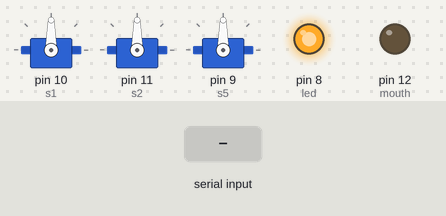
The sketch below on a simulated Arduino Uno, built with avr-gcc and run on an emulated ATmega328P. Shown: 3 × servo, output pins drawn as LEDs (lit = HIGH). The test bench sets the inputs (shaded band).

Above: at 1.2 s.
1.3 s: "w" received over Serial
4.3 s: byte 113 ('q') received over Serial
At 4.48 s:
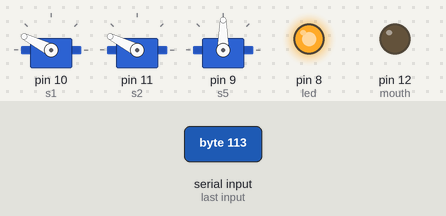
10.3 s: byte 112 ('p') received over Serial
At 10.52 s:
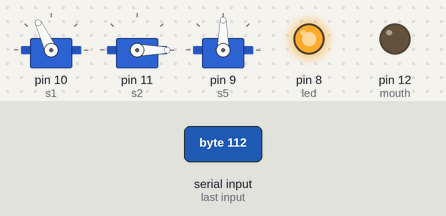
13.3 s: byte 116 ('t') received over Serial
At 16.0 s:
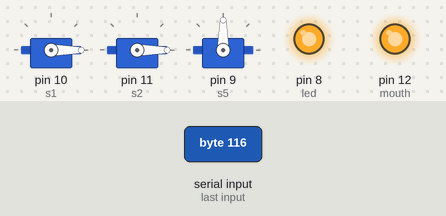
16.3 s: byte 97 ('a') received over Serial
At 17.0 s:
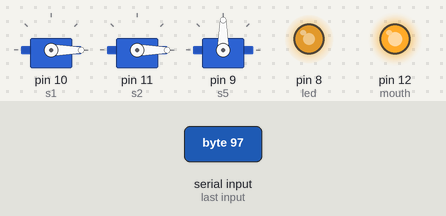
17.8 s: byte 46 ('.') received over Serial
At 18.9 s:
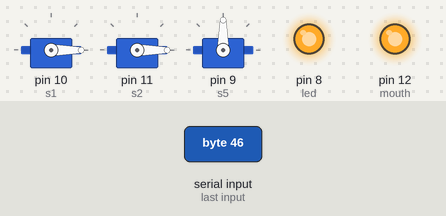
Timing chart, 0 to 20.3 s (numbered marks = the images above; inputs shaded):
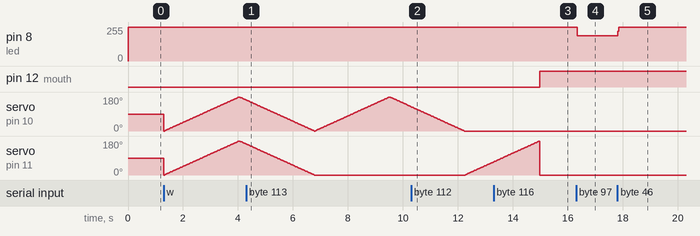

The sketch:

humaniod.ino
```cpp
#include<Servo.h>

Servo s1;
Servo s2;
Servo s3;
Servo s4;

Servo s5;

int mouth=12;
int command=0;
int pos = 0;

int led = 8;


void setup() {
Serial.begin(9600);
pinMode(led,OUTPUT);
pinMode(mouth,OUTPUT);
s1.attach(10);//hand
s2.attach(11);//hand

s5.attach(9);//neck

}

void loop() {

digitalWrite(led,HIGH);

 if(Serial.available()>0){
 command = Serial.read();
 }


 if(command=='w'){//walk


  for (pos = 0; pos <= 180; pos += 1) { // goes from 0 degrees to 180 degrees
    // in steps of 1 degree
    s1.write(pos);
        s2.write(pos);
    // tell servo to go to position in variable 'pos'
    delay(15);

  }
  for (pos = 180; pos >= 0; pos -= 1) { // goes from 180 degrees to 0 degrees
    s1.write(pos);
        s2.write(pos); // tell servo to go to position in variable 'pos'
        delay(15);            // waits 15ms for the servo to reach the position
  }

 }


  if(command=='s'){//stop


  s1. write(0);


  s3.detach();


  s4.detach();


  s2.write(0);
  s5.write(0);


  }


 if(command=='m'){//move forward


 s3.attach(5);//leg
s4.attach(6);//leg

  s3.write(0);
  s4.write(0);


  }


 if(command=='b'){//move back


 s3.attach(5);//leg
s4.attach(6);//leg

  s3.write(180);
  s4.write(180);


  }


   if(command=='r'){//mocve right


 s3.attach(5);//leg
s4.attach(6);//leg

  s3.write(0);
  s4.write(180);


  }


   if(command=='l'){//move left


 s3.attach(5);//leg
s4.attach(6);//leg

  s3.write(180);
  s4.write(0);


  }


   if(command=='n'){//neck


   for (pos = 0; pos <= 180; pos += 1) { // goes from 0 degrees to 180 degrees
    // in steps of 1 degree
    s5.write(pos);

    // tell servo to go to position in variable 'pos'
    delay(15);

  }
  for (pos = 180; pos >= 0; pos -= 1) { // goes from 180 degrees to 0 degrees
    s5.write(pos);
    // tell servo to go to position in variable 'pos'
        delay(15);            // waits 15ms for the servo to reach the position
  }


  }


   if(command=='e'){//exerciae


   for (pos = 0; pos <= 180; pos += 1) { // goes from 0 degrees to 180 degrees
    // in steps of 1 degree
    s5.write(pos);
          s1.write(pos);
            s2.write(pos);
    // tell servo to go to position in variable 'pos'
    delay(15);

  }
  for (pos = 180; pos >= 0; pos -= 1) { // goes from 180 degrees to 0 degrees
    s5.write(pos);
     s1.write(pos);
            s2.write(pos);
    // tell servo to go to position in variable 'pos'
        delay(15);            // waits 15ms for the servo to reach the position
  }


  }


   if(command=='z'){// lerft hand


  s1.write(45);


  }


   if(command=='y'){//right


  s2.write(45);


  }


 if(command=='q'){//left


  for (pos = 0; pos <= 180; pos += 1) { // goes from 0 degrees to 180 degrees
    // in steps of 1 degree
    s1.write(pos);

    delay(15);

  }
  for (pos = 180; pos >= 0; pos -= 1) { // goes from 180 degrees to 0 degrees
    s1.write(pos);

        delay(15);            // waits 15ms for the servo to reach the position
  }


  }

 if(command=='p'){//right


  for (pos = 0; pos <= 180; pos += 1) { // goes from 0 degrees to 180 degrees
    // in steps of 1 degree
    s2.write(pos);

    delay(15);

  }
  for (pos = 180; pos >= 0; pos -= 1) { // goes from 180 degrees to 0 degrees
    s2.write(pos);

  }


  }


   if(command=='t'){

  digitalWrite(mouth,1);


  }


   if(command=='a'){


  digitalWrite(led,LOW);


  }


   if(command=='.'){


  digitalWrite(led,HIGH);


  }


}
```

Measured:
- after the input at 4.3 s, servo on pin 11 (s2): goes on until 6.8 s, then stays 0°
- after the input at 10.3 s, servo on pin 10 (s1): goes on until 12.2 s, then stays 0°; servo on pin 11 (s2): moves from 0° to 70° over 1.0 s, starting after 2.0 s
- after the input at 13.3 s, pin 12 (mouth): LOW → HIGH after 1.7 s; servo on pin 11 (s2): goes on until 15.0 s, then stays 0°
- after the input at 16.3 s, pin 8 (led): 255/255 → 189/255 at once
- after the input at 17.8 s, pin 8 (led): 189/255 → 255/255 at once
